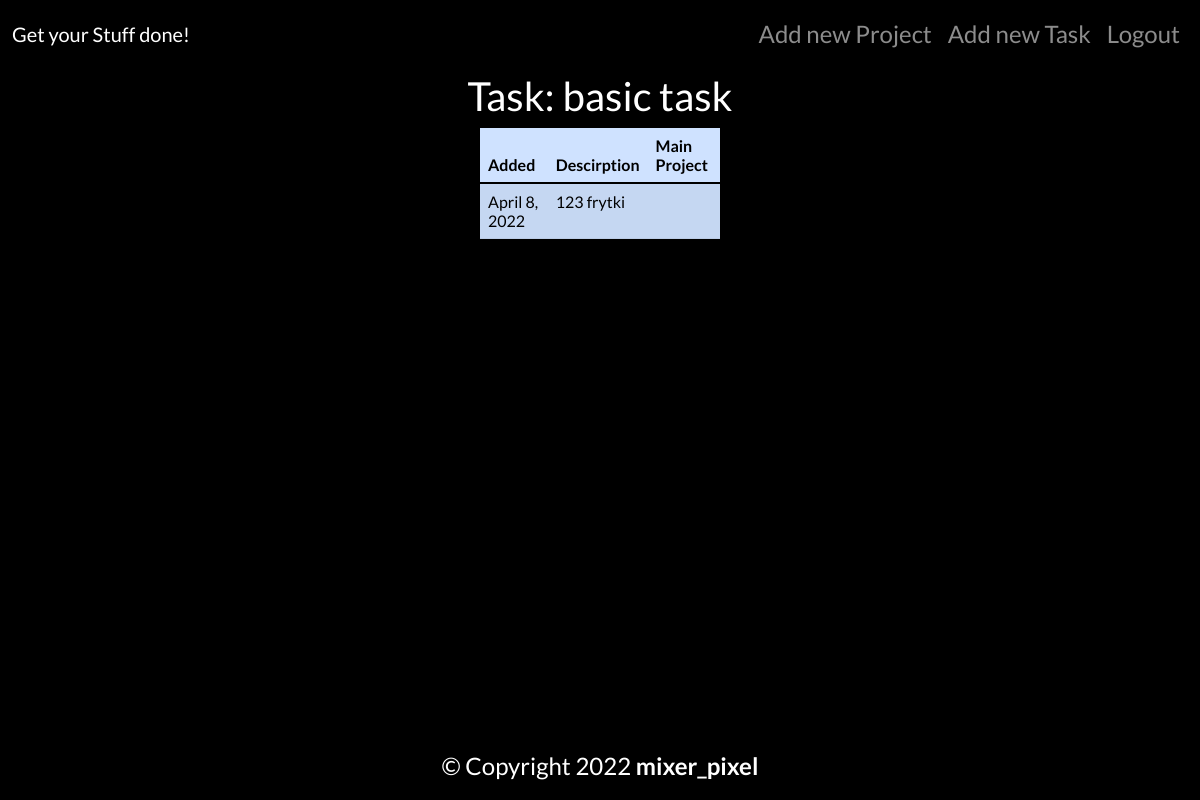
The page /tasklist/5 (signed in) on the database its author committed.
### tasklist/models.py (models this page shows, shortened)
class Task(models.Model):
    title = models.CharField(max_length=100)
    main_project = models.CharField(max_length=100)
    added_date = models.DateField(default = datetime.date.today)
    description = models.CharField(max_length=100)
    STATUS = (
        ('in pipeline', ('in pipeline')),
        ('done', ('done'))
    )
    status = models.CharField(max_length=20, choices=STATUS, default = 'in pipeline')
    added_by = models.CharField(max_length=100)
    PRIO = (
        ('low', ('low')),
        ('regular', ('regular')),
        ('high', ('high')),
    )
    prio = models.CharField(max_length=20, choices=PRIO, default = 'low')
    proceed_till = models.DateField(default = datetime.date.today)

### tasklist/views.py (the view)
# urls.py: path('<int:id>', views.detail, name='detailproj'),
@login_required
def detail(request, id):
    task = get_object_or_404(Task, pk = id)
    return render(request, "tasklist/detail.html", {"task":task})

### tasklist/templates/tasklist/detail.html (shortened to what this page needs)
{% extends "base.html" %}
{% block content %}
<h1>Task: {{task.title}}</h1>
<table id="projecttasks" class="table table-striped table-hover table-primary">
        <thead>
              <tr>
                  <th>Added</th>
                  <th>Descirption</th>
                  <th>Main Project</th>
              </tr>
        </thead>
        <tbody>
            <tr>
                <td>{{task.added_date}}</td>
                <td>{{task.description}}</td>
                <td><a href="{% url 'detailproj' task.main_project.id  %}">{{task.main_project}}</a></td>
            </tr>
        </tbody>
</table>
{% endblock %}

### website/static/website/styles.css (style rules this page uses)
body { font-family:lato; background-color:black; text-align:center; font-size: x-large; color:white; }
#projecttasks { width: 20%; margin-left:40%; }

### rows shown on the page
Task: title "basic task", added_date "April 8, 2022", description "123 frytki"
